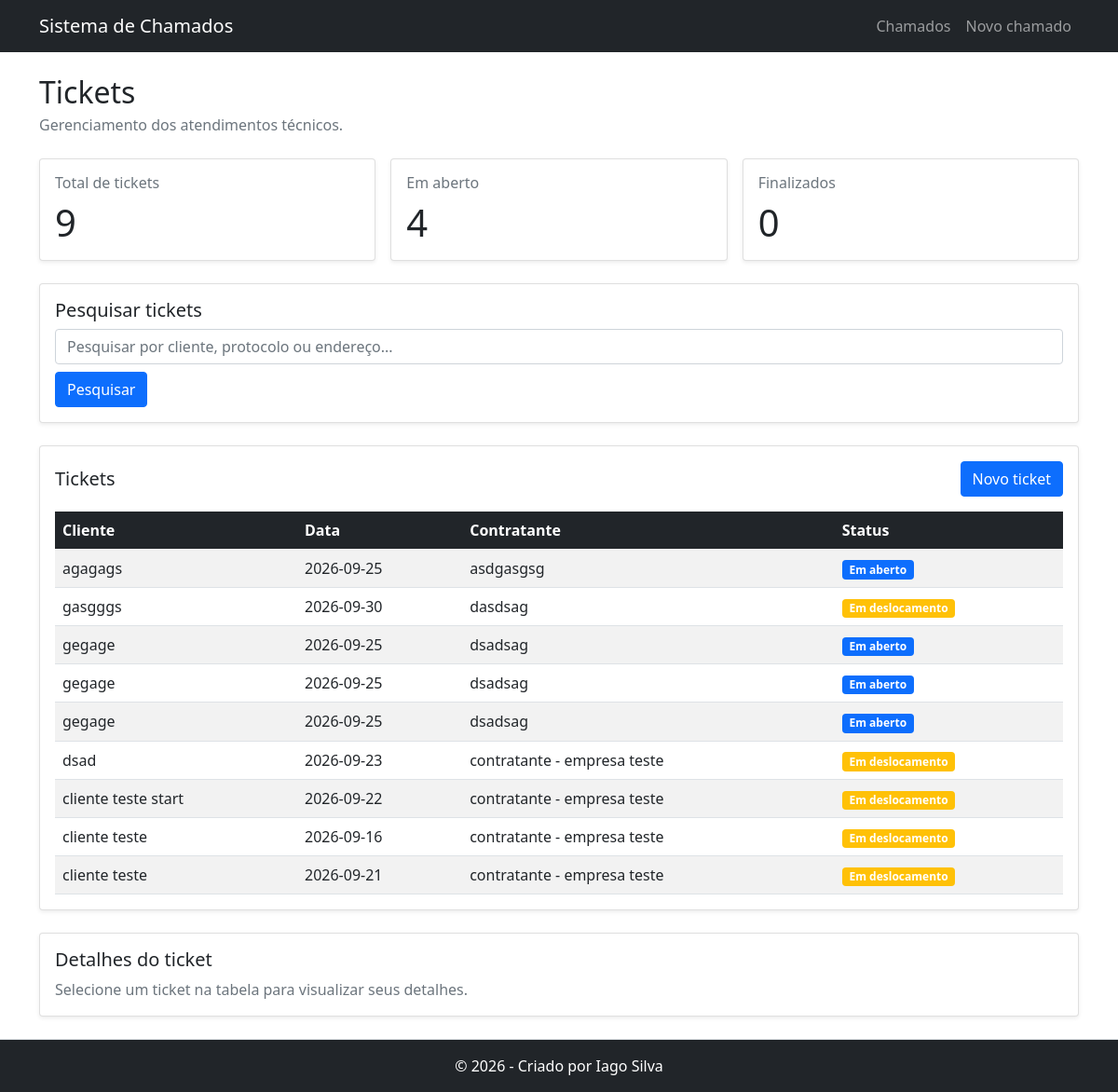
The page /tickets/ on the database its author committed.
### tables this page shows
CREATE TABLE tickets (
        id INTEGER PRIMARY KEY AUTOINCREMENT,
        
        service_date TEXT NOT NULL,
        contractor TEXT NOT NULL,
        value REAL NOT NULL,
        address TEXT NOT NULL,
        client TEXT NOT NULL,
        
        start_travel TEXT,

        start_time TEXT,

        protocol TEXT,
        end_time TEXT,

        status TEXT NOT NULL,
        
        created_at TEXT NOT NULL DEFAULT CURRENT_TIMESTAMP,
        updated_at TEXT
    );

### routers/ticket_router.py (the view)
@router.get("/")
def ticket_index(request: Request):
    tickets = service.find_all()
    return templates.TemplateResponse(request, "tickets/index.html", {"tickets": tickets})

### templates/tickets/index.html (shortened to what this page needs)
{% extends "layout.html" %} {% block title %} Tickets {% endblock %} {% block
content %}
<div class="container">
  <header class="mb-4">
    <h1 class="h2 mb-1">Tickets</h1>
    <p class="text-muted mb-0">Gerenciamento dos atendimentos técnicos.</p>
  </header>
  <section class="mb-4" aria-labelledby="summary-title">
    <div class="row g-3">
      <div class="col-12 col-md-4">
        <article class="card h-100 shadow-sm">
          <div class="card-body">
            <h3 class="h6 text-muted">Total de tickets</h3>
            <p class="display-6 mb-0">{{ tickets | length }}</p>
          </div>
        </article>
      </div>
      <div class="col-12 col-md-4">
        <article class="card h-100 shadow-sm">
          <div class="card-body">
            <h3 class="h6 text-muted">Em aberto</h3>
            <p class="display-6 mb-0">
              {{ tickets | selectattr("status", "equalto", "open") | list |
              length }}
            </p>
          </div>
        </article>
      </div>
      <div class="col-12 col-md-4">
        <article class="card h-100 shadow-sm">
          <div class="card-body">
            <h3 class="h6 text-muted">Finalizados</h3>
            <p class="display-6 mb-0">
              {{ tickets | selectattr("status", "equalto", "finished") | list |
              length }}
            </p>
          </div>
        </article>
      </div>
    </div>
  </section>
  <section class="card shadow-sm mb-4" aria-labelledby="search-title">
    <div class="card-body">
      <h2 id="search-title" class="h5">Pesquisar tickets</h2>
      <form class="row g-2">
        <div class="col-12 col-md">
          <input
            id="ticket-search"
            name="search"
            type="search"
            class="form-control"
            placeholder="Pesquisar por cliente, protocolo ou endereço..."
          />
        </div>
        <div class="col-12 col-md-auto">
          <button type="submit" class="btn btn-primary w-100">Pesquisar</button>
        </div>
      </form>
    </div>
  </section>
  <section class="card shadow-sm mb-4" aria-labelledby="tickets-title">
    <div class="card-body">
      <div class="d-flex justify-content-between align-items-center mb-3">
        <h2 id="tickets-title" class="h5 mb-0">Tickets</h2>
        <a href="/tickets/new" class="btn btn-primary"> Novo ticket </a>
      </div>
      {% if tickets %}
      <div class="table-responsive">
        <table class="table table-striped table-hover align-middle mb-0">
          <thead class="table-dark">
            <tr>
              <th scope="col">Cliente</th>
              <th scope="col">Data</th>
              <th scope="col">Contratante</th>
              <th scope="col">Status</th>
            </tr>
          </thead>
          <tbody>
            {% for ticket in tickets %}
            <tr
              hx-action="/tickets/{{ ticket.id }}/detail"
              hx-method="GET"
              hx-target="#ticket-detail"
              hx-swap="innerHTML"
              role="button"
              tabindex="0"
              style="cursor: pointer"
            >
              <td>{{ ticket.client }}</td>
              <td>{{ ticket.service_date }}</td>
              <td>{{ ticket.contractor }}</td>
              <td>
                {% if ticket.status == "open" %}
                <span class="badge bg-primary"> Em aberto </span>
                {% elif ticket.status == "on_travel" %}
                <span class="badge bg-warning"> Em deslocamento </span>
                {% elif ticket.status == "on_progress" %}
                <span class="badge bg-info"> Em atendimento </span>
                {% elif ticket.status == "finished" %}
                <span class="badge bg-success"> Finalizado </span>
                {% else %}
                <span class="badge bg-secondary"> {{ ticket.status }} </span>
                {% endif %}
              </td>
            </tr>
            {% endfor %}
          </tbody>
        </table>
      </div>
      {% endif %}
    </div>
  </section>
  <section
    id="ticket-detail"
    class="card shadow-sm"
    aria-labelledby="ticket-detail-title"
  >
    <div class="card-body">
      <h2 id="ticket-detail-title" class="h5">Detalhes do ticket</h2>
      <p class="text-muted mb-0">
        Selecione um ticket na tabela para visualizar seus detalhes.
      </p>
    </div>
  </section>
</div>
{% endblock %}

### templates/layout.html (shortened to what this page needs)
<!doctype html>
<html lang="pt-BR">
  <head>
    <link
      href="{{ url_for(
            'static',
            path='bootstrap-5.0.2/css/bootstrap.min.css'
        ) }}"
      rel="stylesheet"
    />
  </head>
  <body class="d-flex flex-column min-vh-100">
    <header>
      <nav class="navbar navbar-expand-lg navbar-dark bg-dark">
        <div class="container">
          <a href="/tickets/" class="navbar-brand"> Sistema de Chamados </a>
          <div id="main-navigation" class="collapse navbar-collapse">
            <ul class="navbar-nav ms-auto">
              <li class="nav-item">
                <a href="/tickets/" class="nav-link"> Chamados </a>
              </li>
              <li class="nav-item">
                <a href="/tickets/new" class="nav-link"> Novo chamado </a>
              </li>
            </ul>
          </div>
        </div>
      </nav>
    </header>
    <main class="flex-grow-1 py-4">{% block content %} {% endblock %}</main>
    <footer class="border-top py-3 mt-auto bg-dark">
      <div class="container">
        <p class="text-center text-white mb-0">
          &copy; 2026 - Criado por Iago Silva
        </p>
      </div>
    </footer>
  </body>
</html>

### rows shown on the page
tickets: client "agagags", service_date "2026-09-25", contractor "asdgasgsg", status "Em aberto"
tickets: client "gasgggs", service_date "2026-09-30", contractor "dasdsag", status "Em deslocamento"
tickets: client "gegage", service_date "2026-09-25", contractor "dsadsag", status "Em aberto"
tickets: client "gegage", service_date "2026-09-25", contractor "dsadsag", status "Em aberto"
tickets: client "gegage", service_date "2026-09-25", contractor "dsadsag", status "Em aberto"
tickets: client "dsad", service_date "2026-09-23", contractor "contratante - empresa teste", status "Em deslocamento"
tickets: client "cliente teste start", service_date "2026-09-22", contractor "contratante - empresa teste", status "Em deslocamento"
tickets: client "cliente teste", service_date "2026-09-16", contractor "contratante - empresa teste", status "Em deslocamento"
tickets: client "cliente teste", service_date "2026-09-21", contractor "contratante - empresa teste", status "Em deslocamento"

### other values the page prints
{{ tickets | length }} "9"
